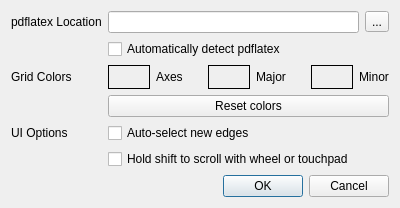
<?xml version="1.0" encoding="UTF-8"?>
<ui version="4.0">
 <class>PreferenceDialog</class>
 <widget class="QDialog" name="PreferenceDialog">
  <property name="geometry">
   <rect>
    <x>0</x>
    <y>0</y>
    <width>400</width>
    <height>176</height>
   </rect>
  </property>
  <property name="windowTitle">
   <string>Dialog</string>
  </property>
  <layout class="QVBoxLayout" name="verticalLayout">
   <item>
    <layout class="QFormLayout" name="formLayout">
     <item row="0" column="0">
      <widget class="QLabel" name="label">
       <property name="text">
        <string>pdflatex Location</string>
       </property>
      </widget>
     </item>
     <item row="0" column="1">
      <layout class="QHBoxLayout" name="horizontalLayout">
       <item>
        <widget class="QLineEdit" name="pdflatexPath"/>
       </item>
       <item>
        <widget class="QToolButton" name="browsePdflatex">
         <property name="text">
          <string>...</string>
         </property>
        </widget>
       </item>
      </layout>
     </item>
     <item row="1" column="1">
      <widget class="QCheckBox" name="autoPdflatex">
       <property name="text">
        <string>Automatically detect pdflatex</string>
       </property>
      </widget>
     </item>
     <item row="2" column="0">
      <widget class="QLabel" name="label_3">
       <property name="text">
        <string>Grid Colors</string>
       </property>
      </widget>
     </item>
     <item row="2" column="1">
      <layout class="QHBoxLayout" name="horizontalLayout_2">
       <item>
        <widget class="QFrame" name="frame">
         <property name="frameShape">
          <enum>QFrame::Box</enum>
         </property>
         <property name="frameShadow">
          <enum>QFrame::Plain</enum>
         </property>
         <layout class="QHBoxLayout" name="horizontalLayout_3">
          <property name="leftMargin">
           <number>0</number>
          </property>
          <property name="topMargin">
           <number>0</number>
          </property>
          <property name="rightMargin">
           <number>0</number>
          </property>
          <property name="bottomMargin">
           <number>0</number>
          </property>
          <item>
           <widget class="QPushButton" name="axesColor">
            <property name="autoFillBackground">
             <bool>true</bool>
            </property>
            <property name="text">
             <string/>
            </property>
            <property name="flat">
             <bool>true</bool>
            </property>
           </widget>
          </item>
         </layout>
        </widget>
       </item>
       <item>
        <widget class="QLabel" name="label_4">
         <property name="text">
          <string>Axes</string>
         </property>
        </widget>
       </item>
       <item>
        <spacer name="horizontalSpacer">
         <property name="orientation">
          <enum>Qt::Horizontal</enum>
         </property>
         <property name="sizeHint" stdset="0">
          <size>
           <width>40</width>
           <height>20</height>
          </size>
         </property>
        </spacer>
       </item>
       <item>
        <widget class="QFrame" name="frame_2">
         <property name="frameShape">
          <enum>QFrame::Box</enum>
         </property>
         <property name="frameShadow">
          <enum>QFrame::Plain</enum>
         </property>
         <layout class="QHBoxLayout" name="horizontalLayout_4">
          <property name="leftMargin">
           <number>0</number>
          </property>
          <property name="topMargin">
           <number>0</number>
          </property>
          <property name="rightMargin">
           <number>0</number>
          </property>
          <property name="bottomMargin">
           <number>0</number>
          </property>
          <item>
           <widget class="QPushButton" name="majorColor">
            <property name="autoFillBackground">
             <bool>true</bool>
            </property>
            <property name="text">
             <string/>
            </property>
            <property name="flat">
             <bool>true</bool>
            </property>
           </widget>
          </item>
         </layout>
        </widget>
       </item>
       <item>
        <widget class="QLabel" name="label_5">
         <property name="text">
          <string>Major</string>
         </property>
        </widget>
       </item>
       <item>
        <spacer name="horizontalSpacer_2">
         <property name="orientation">
          <enum>Qt::Horizontal</enum>
         </property>
         <property name="sizeHint" stdset="0">
          <size>
           <width>40</width>
           <height>20</height>
          </size>
         </property>
        </spacer>
       </item>
       <item>
        <widget class="QFrame" name="frame_3">
         <property name="frameShape">
          <enum>QFrame::Box</enum>
         </property>
         <property name="frameShadow">
          <enum>QFrame::Plain</enum>
         </property>
         <layout class="QHBoxLayout" name="horizontalLayout_5">
          <property name="leftMargin">
           <number>0</number>
          </property>
          <property name="topMargin">
           <number>0</number>
          </property>
          <property name="rightMargin">
           <number>0</number>
          </property>
          <property name="bottomMargin">
           <number>0</number>
          </property>
          <item>
           <widget class="QPushButton" name="minorColor">
            <property name="autoFillBackground">
             <bool>true</bool>
            </property>
            <property name="text">
             <string/>
            </property>
            <property name="flat">
             <bool>true</bool>
            </property>
           </widget>
          </item>
         </layout>
        </widget>
       </item>
       <item>
        <widget class="QLabel" name="label_6">
         <property name="text">
          <string>Minor</string>
         </property>
        </widget>
       </item>
      </layout>
     </item>
     <item row="3" column="1">
      <widget class="QPushButton" name="resetColors">
       <property name="text">
        <string>Reset colors</string>
       </property>
      </widget>
     </item>
     <item row="5" column="0">
      <widget class="QLabel" name="label_2">
       <property name="text">
        <string>UI Options</string>
       </property>
      </widget>
     </item>
     <item row="5" column="1">
      <widget class="QCheckBox" name="selectNewEdges">
       <property name="text">
        <string>Auto-select new edges</string>
       </property>
      </widget>
     </item>
     <item row="6" column="1">
      <widget class="QCheckBox" name="shiftToScroll">
       <property name="text">
        <string>Hold shift to scroll with wheel or touchpad</string>
       </property>
      </widget>
     </item>
    </layout>
   </item>
   <item>
    <widget class="QDialogButtonBox" name="buttonBox">
     <property name="orientation">
      <enum>Qt::Horizontal</enum>
     </property>
     <property name="standardButtons">
      <set>QDialogButtonBox::Cancel|QDialogButtonBox::Ok</set>
     </property>
    </widget>
   </item>
  </layout>
 </widget>
 <resources/>
 <connections>
  <connection>
   <sender>buttonBox</sender>
   <signal>accepted()</signal>
   <receiver>PreferenceDialog</receiver>
   <slot>accept()</slot>
   <hints>
    <hint type="sourcelabel">
     <x>248</x>
     <y>254</y>
    </hint>
    <hint type="destinationlabel">
     <x>157</x>
     <y>274</y>
    </hint>
   </hints>
  </connection>
  <connection>
   <sender>buttonBox</sender>
   <signal>rejected()</signal>
   <receiver>PreferenceDialog</receiver>
   <slot>reject()</slot>
   <hints>
    <hint type="sourcelabel">
     <x>316</x>
     <y>260</y>
    </hint>
    <hint type="destinationlabel">
     <x>286</x>
     <y>274</y>
    </hint>
   </hints>
  </connection>
 </connections>
</ui>
